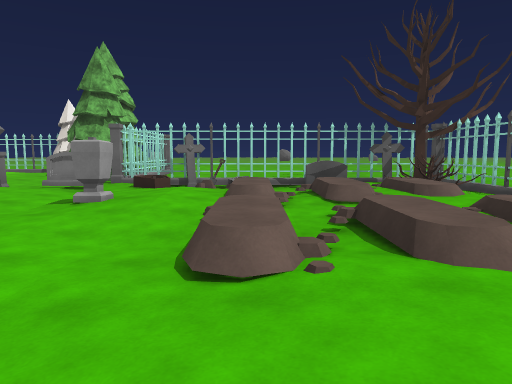
[1] (above)

24 first-person views from a walk through a scene from a Unity 3-D project. The camera is 1.5 m above the floor, tilts 6° down and sees 70° across. The floor is counted in squares, 2 m on a side. Each view is taken from the middle of a square. On the plan, view 1 faces up. The plan holds only what a view shows up to about 11 squares ahead; the rest is blank. The place goes on beyond the plan. Surface patterns are stand-ins for the level's own textures.

[2]
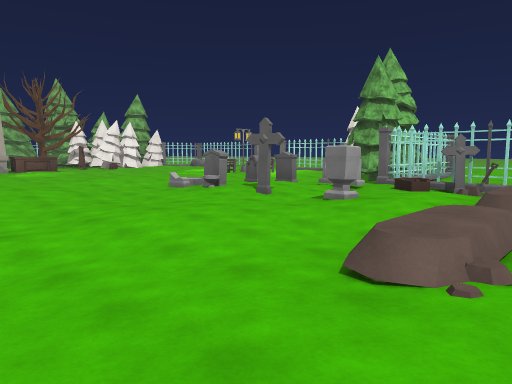

[3]
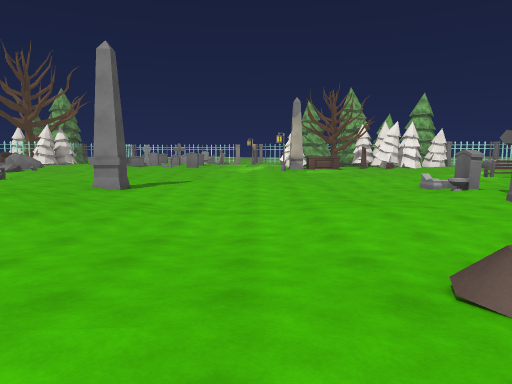

[4]
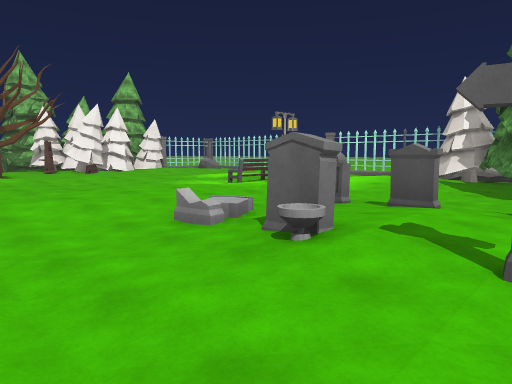

[5]
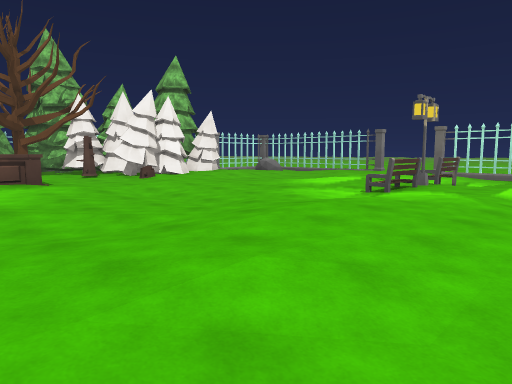

[6]
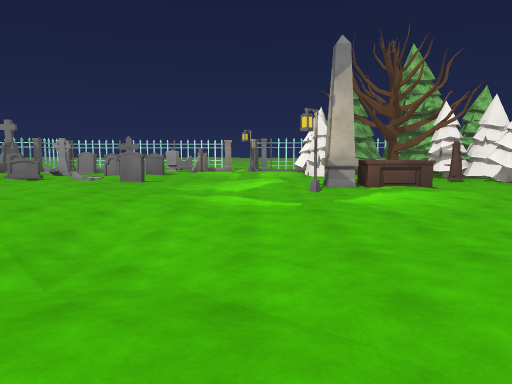

[7]
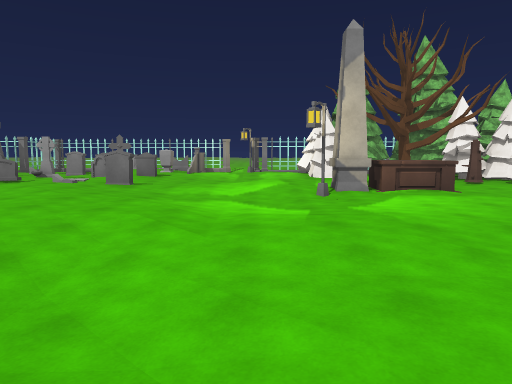

[8]
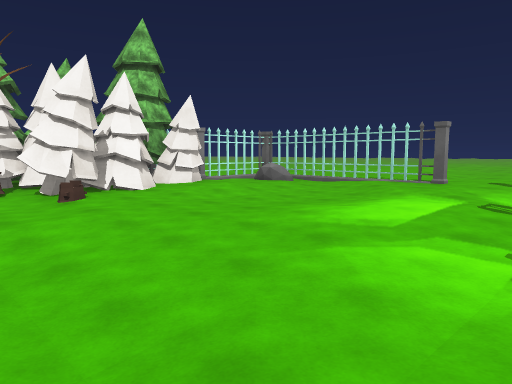

[9]
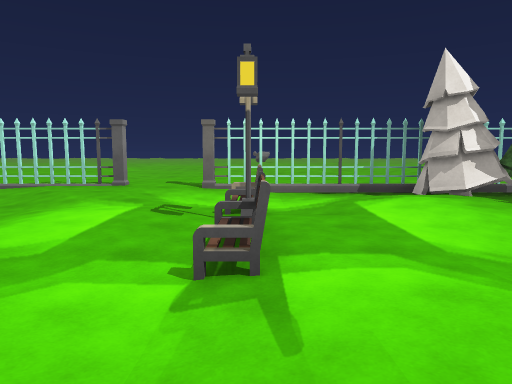

[10]
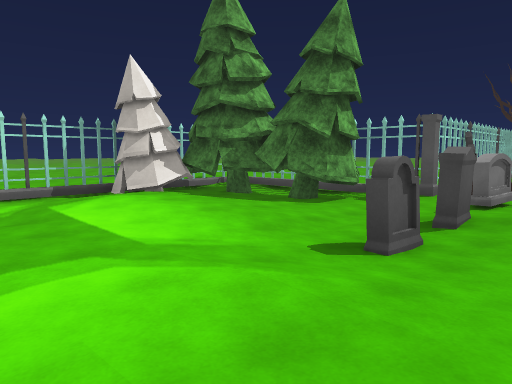

[11]
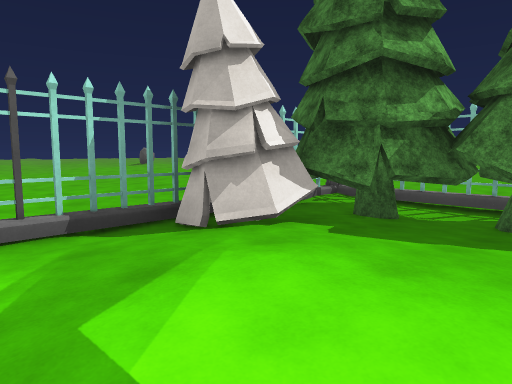

[12]
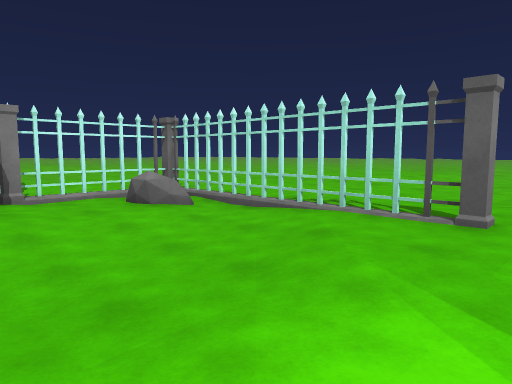

[13]
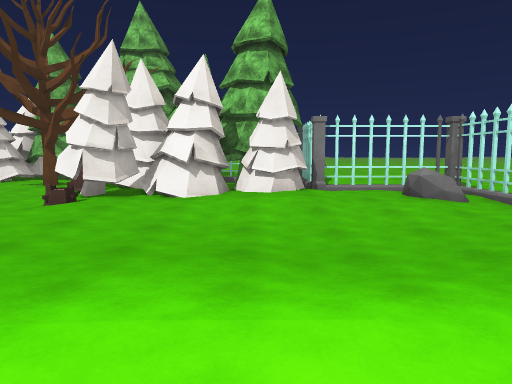

[14]
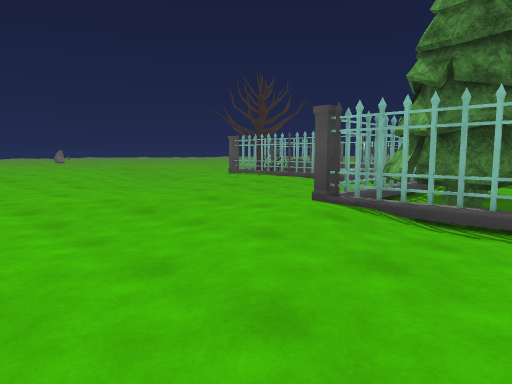

[15]
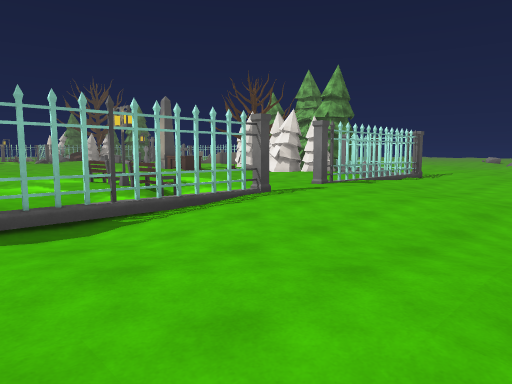

[16]
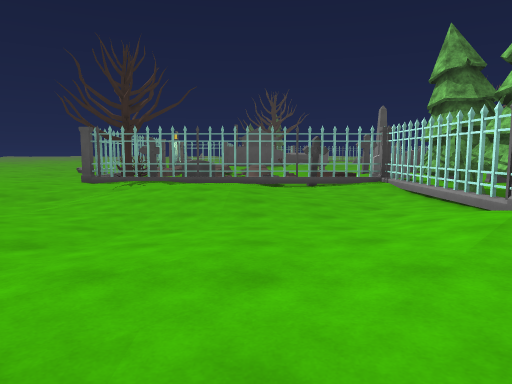

[17]
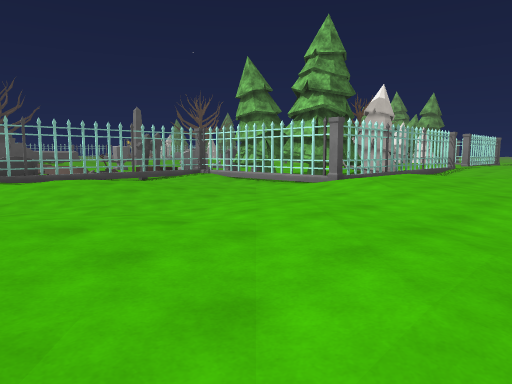

[18]
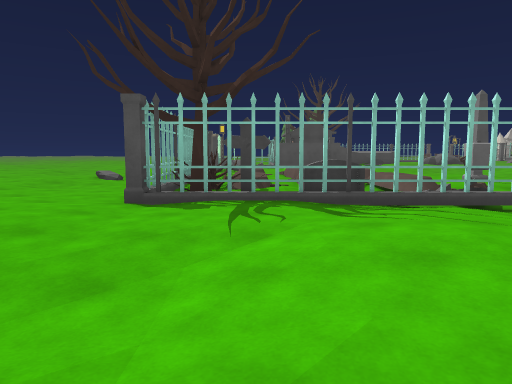

[19]
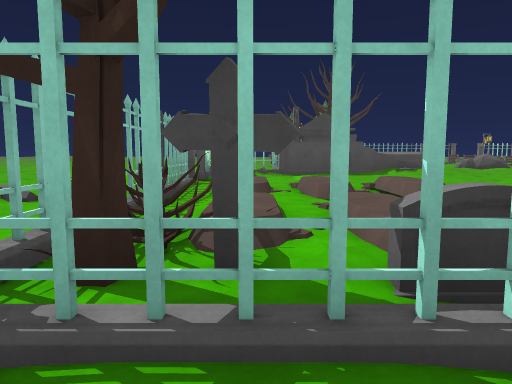

[20]
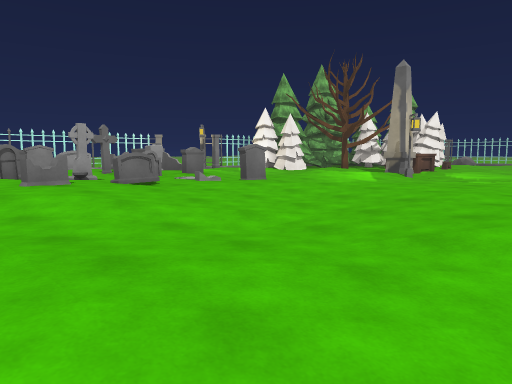

[21]
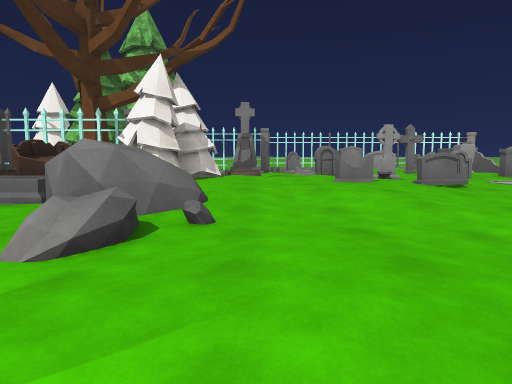

[22]
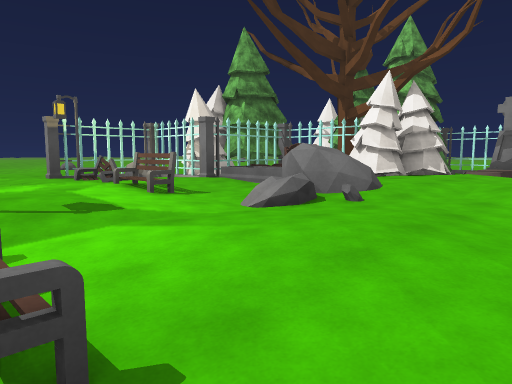

[23]
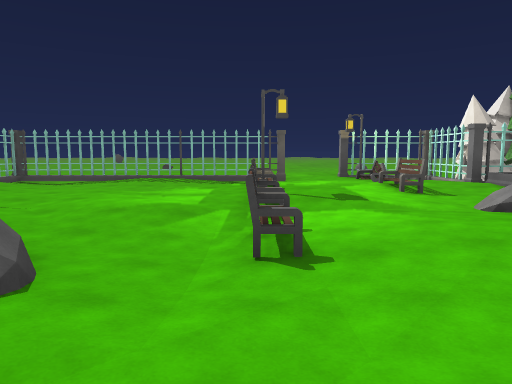

[24]
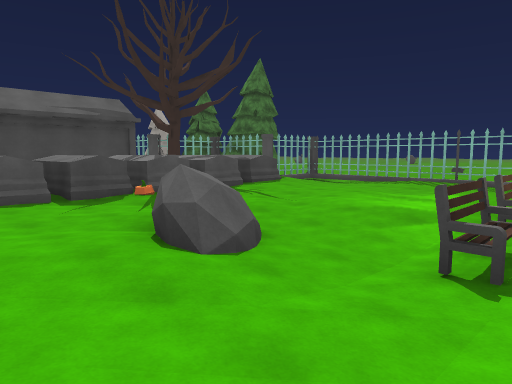

### Floor plan
Key: @ floor where view 1 was taken; # wall or solid block; x gap in a wall; . main floor; : floor 0.25 m higher than the main floor; - floor 0.25 m lower than the main floor; + floor 0.5 m higher than the main floor; / step, stairs or slope; = window, fence, low wall or low ledge; T tombstone; R tree; C coffin; S shovel; B bowl; P pillar; H thing the floor can be seen under or through; L lantern; E bench; A altar; K rock; O other object.
Columns run from 21 left of view 1 to 4 right of it. Each row starts with its distance up from view 1.
 20   ::::.    -......   ...--
 19  ::::.....................
 18  .::....::.....::::::.....
 17  ::::..::::.....::::.....:
 16 ::..::::::..----.::.----..
 15 ..HHH=HH:#x#=xHH##.------.
 14 .-KK-..:.---./O###---...--
 13  #...--...E..:.###---.:..-
 12 ##O:.--...E.::.###---.::..
 11 ##O:.--...L....-##---.....
 10  #O..-....E..----/=/////..
  9  OOO.....-...-----/O#xTTOR
  8 OOOOO........T-T.T-CSO/:RR
  7 OO.....--..:.........+///R
  6 R......--..:.....OO..////.
  5 .. AA........O-B.--..O//..
  4    AA....-...--------+//+.
  3   ..P-.......----..--+//+.
  2   ::L--........------.....
  1   ::.--.....::.------.::.
  0   ...--...-..:.------@:
 -1   ..-..:.---...------.
 -2  .....:::.  -----..-
 -3 T:#.:::::   -P--.::
 -4 T::::..::   ....
 -5   ::....::.....
 -6 T:T::...........
 -7 T::T::....--K...O   #
 -8  +::+....---K ..OOO #
 -9  :::+....-E--...OOO #
-10  O/::KK...--....O   #
-11  OO  K/...E.....OOO
-12  ##C ...::L....:OO
-13  #OC ..E::E.....O
-14 #####:::::  ----.
-15    #O#OE:.O -----
-16    OO#=L.  -...--#
-17   OO    .  =##
-18        ..
-19        ..

Positions as (right, up) in squares from view 1, and headings:
1: (0, 0), facing up
2: (1, 0), facing up-left
3: (2, 1), facing left
4: (-4, 3), facing up-left
5: (-8, 3), facing up-left
6: (-8, 1), facing left
7: (-9, 1), facing left
8: (-11, 6), facing up-left
9: (-11, 7), facing up
10: (-11, 7), facing up-right
11: (-10, 11), facing up-right
12: (-13, 11), facing up-left
13: (-12, 11), facing left
14: (-7, 20), facing down-right
15: (-7, 20), facing down-left
16: (0, 20), facing down
17: (4, 20), facing down-left
18: (3, 15), facing down
19: (3, 11), facing down
20: (-12, -9), facing up-left
21: (-12, -9), facing left
22: (-11, -7), facing down-left
23: (-11, -5), facing down
24: (-12, -5), facing down-right
